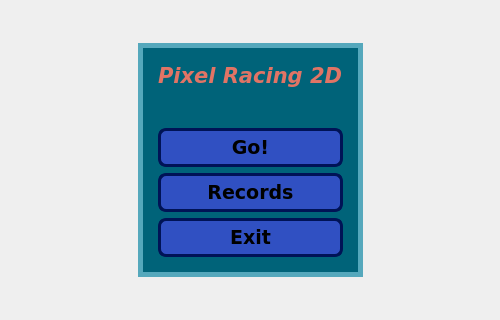
<?xml version="1.0" encoding="UTF-8"?>
<ui version="4.0">
 <class>MainMenuWindow</class>
 <widget class="QWidget" name="MainMenuWindow">
  <property name="geometry">
   <rect>
    <x>0</x>
    <y>0</y>
    <width>500</width>
    <height>320</height>
   </rect>
  </property>
  <property name="minimumSize">
   <size>
    <width>500</width>
    <height>320</height>
   </size>
  </property>
  <property name="windowTitle">
   <string>Pixel Racing 2D</string>
  </property>
  <property name="styleSheet">
   <string notr="true">#label{
color: rgb(225, 116, 101)
}
#widget_2{
box-shadow: 2px 4px black;
border: 5px solid rgb(85, 168, 188);
background-color:rgb(0, 99, 121)
}

QPushButton{
background-color: rgb(48, 80, 194);
padding: 5px;
border-radius: 8px;
border: 3px solid rgb(0, 19, 86);
}</string>
  </property>
  <layout class="QHBoxLayout" name="horizontalLayout">
   <property name="spacing">
    <number>0</number>
   </property>
   <property name="leftMargin">
    <number>0</number>
   </property>
   <property name="topMargin">
    <number>0</number>
   </property>
   <property name="rightMargin">
    <number>0</number>
   </property>
   <property name="bottomMargin">
    <number>0</number>
   </property>
   <item>
    <widget class="QWidget" name="widget" native="true">
     <layout class="QGridLayout" name="gridLayout">
      <item row="1" column="3">
       <spacer name="horizontalSpacer_2">
        <property name="orientation">
         <enum>Qt::Horizontal</enum>
        </property>
        <property name="sizeHint" stdset="0">
         <size>
          <width>40</width>
          <height>20</height>
         </size>
        </property>
       </spacer>
      </item>
      <item row="1" column="0">
       <spacer name="horizontalSpacer">
        <property name="orientation">
         <enum>Qt::Horizontal</enum>
        </property>
        <property name="sizeHint" stdset="0">
         <size>
          <width>40</width>
          <height>20</height>
         </size>
        </property>
       </spacer>
      </item>
      <item row="0" column="2">
       <spacer name="verticalSpacer">
        <property name="orientation">
         <enum>Qt::Vertical</enum>
        </property>
        <property name="sizeHint" stdset="0">
         <size>
          <width>20</width>
          <height>40</height>
         </size>
        </property>
       </spacer>
      </item>
      <item row="2" column="2">
       <spacer name="verticalSpacer_2">
        <property name="orientation">
         <enum>Qt::Vertical</enum>
        </property>
        <property name="sizeHint" stdset="0">
         <size>
          <width>20</width>
          <height>40</height>
         </size>
        </property>
       </spacer>
      </item>
      <item row="1" column="2">
       <widget class="QWidget" name="widget_2" native="true">
        <layout class="QVBoxLayout" name="verticalLayout_2">
         <property name="leftMargin">
          <number>20</number>
         </property>
         <property name="topMargin">
          <number>20</number>
         </property>
         <property name="rightMargin">
          <number>20</number>
         </property>
         <property name="bottomMargin">
          <number>20</number>
         </property>
         <item>
          <widget class="QLabel" name="label">
           <property name="font">
            <font>
             <family>Bitstream Vera Sans</family>
             <pointsize>16</pointsize>
             <weight>75</weight>
             <italic>true</italic>
             <bold>true</bold>
            </font>
           </property>
           <property name="text">
            <string>Pixel Racing 2D</string>
           </property>
          </widget>
         </item>
         <item>
          <spacer name="verticalSpacer_3">
           <property name="orientation">
            <enum>Qt::Vertical</enum>
           </property>
           <property name="sizeHint" stdset="0">
            <size>
             <width>20</width>
             <height>40</height>
            </size>
           </property>
          </spacer>
         </item>
         <item>
          <widget class="QPushButton" name="pushButton_2">
           <property name="font">
            <font>
             <family>Bitstream Vera Sans</family>
             <pointsize>14</pointsize>
             <weight>75</weight>
             <italic>false</italic>
             <bold>true</bold>
            </font>
           </property>
           <property name="cursor">
            <cursorShape>PointingHandCursor</cursorShape>
           </property>
           <property name="text">
            <string>Go!</string>
           </property>
          </widget>
         </item>
         <item>
          <widget class="QPushButton" name="pushButton">
           <property name="font">
            <font>
             <family>Bitstream Vera Sans</family>
             <pointsize>14</pointsize>
             <weight>75</weight>
             <italic>false</italic>
             <bold>true</bold>
            </font>
           </property>
           <property name="cursor">
            <cursorShape>PointingHandCursor</cursorShape>
           </property>
           <property name="text">
            <string>Records</string>
           </property>
          </widget>
         </item>
         <item>
          <widget class="QPushButton" name="pushButton_3">
           <property name="font">
            <font>
             <family>Bitstream Vera Sans</family>
             <pointsize>14</pointsize>
             <weight>75</weight>
             <italic>false</italic>
             <bold>true</bold>
            </font>
           </property>
           <property name="cursor">
            <cursorShape>PointingHandCursor</cursorShape>
           </property>
           <property name="text">
            <string>Exit</string>
           </property>
          </widget>
         </item>
        </layout>
       </widget>
      </item>
     </layout>
    </widget>
   </item>
  </layout>
 </widget>
 <resources/>
 <connections/>
</ui>
